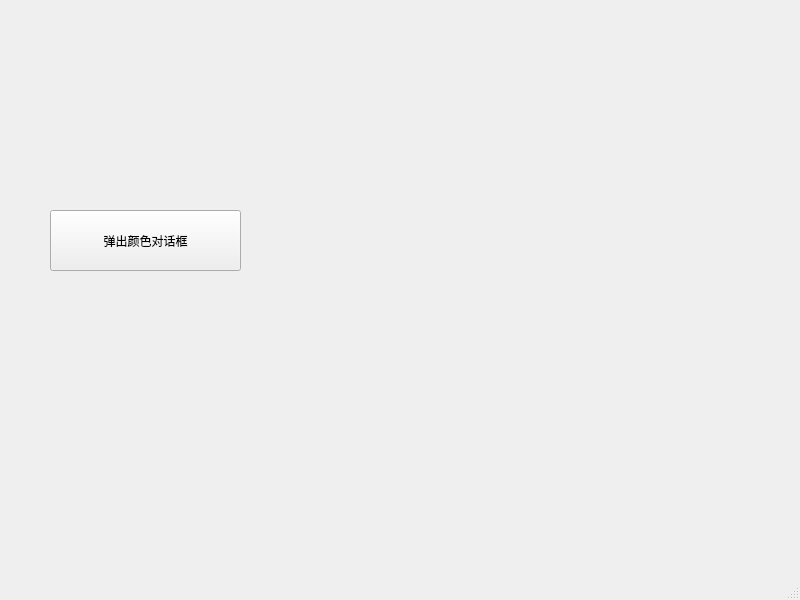
<?xml version="1.0" encoding="UTF-8"?>
<ui version="4.0">
 <class>MainWindow</class>
 <widget class="QMainWindow" name="MainWindow">
  <property name="geometry">
   <rect>
    <x>0</x>
    <y>0</y>
    <width>800</width>
    <height>600</height>
   </rect>
  </property>
  <property name="windowTitle">
   <string>MainWindow</string>
  </property>
  <widget class="QWidget" name="centralwidget">
   <widget class="QPushButton" name="colorDialogBtn">
    <property name="geometry">
     <rect>
      <x>50</x>
      <y>210</y>
      <width>191</width>
      <height>61</height>
     </rect>
    </property>
    <property name="text">
     <string>弹出颜色对话框</string>
    </property>
   </widget>
  </widget>
  <widget class="QMenuBar" name="menubar">
   <property name="geometry">
    <rect>
     <x>0</x>
     <y>0</y>
     <width>800</width>
     <height>26</height>
    </rect>
   </property>
  </widget>
  <widget class="QStatusBar" name="statusbar"/>
 </widget>
 <resources/>
 <connections/>
</ui>
